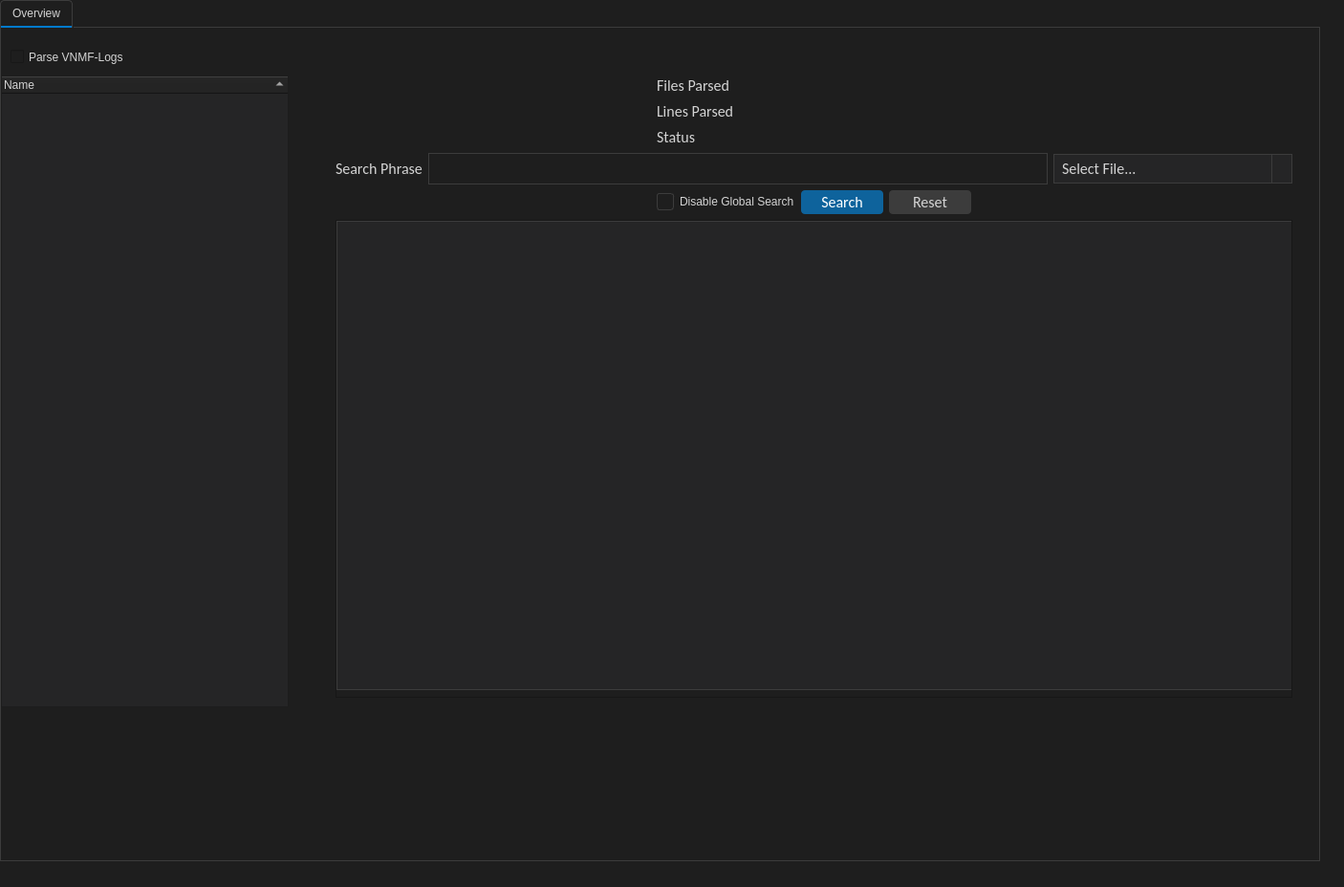
<?xml version="1.0" encoding="UTF-8"?>
<ui version="4.0">
 <class>MainWindow</class>
 <widget class="QMainWindow" name="MainWindow">
  <property name="geometry">
   <rect>
    <x>0</x>
    <y>0</y>
    <width>1406</width>
    <height>928</height>
   </rect>
  </property>
  <property name="sizePolicy">
   <sizepolicy hsizetype="Expanding" vsizetype="Expanding">
    <horstretch>0</horstretch>
    <verstretch>0</verstretch>
   </sizepolicy>
  </property>
  <property name="font">
   <font>
    <family>Calibri</family>
    <pointsize>12</pointsize>
   </font>
  </property>
  <property name="windowTitle">
   <string>LetterShark</string>
  </property>
  <property name="styleSheet">
   <string notr="true">
	background-color: #1E1E1E;
	color: rgb(212, 212, 212);


</string>
  </property>
  <widget class="QWidget" name="centralwidget">
   <property name="sizePolicy">
    <sizepolicy hsizetype="Expanding" vsizetype="Expanding">
     <horstretch>0</horstretch>
     <verstretch>0</verstretch>
    </sizepolicy>
   </property>
   <widget class="QTabWidget" name="tabWidget">
    <property name="geometry">
     <rect>
      <x>0</x>
      <y>0</y>
      <width>1381</width>
      <height>901</height>
     </rect>
    </property>
    <property name="sizePolicy">
     <sizepolicy hsizetype="Expanding" vsizetype="Expanding">
      <horstretch>1</horstretch>
      <verstretch>1</verstretch>
     </sizepolicy>
    </property>
    <property name="styleSheet">
     <string notr="true">QTabWidget::pane {
    border: 1px solid #3C3C3C;      /* Rahmen um das Tab-Widget */
    background: #1E1E1E;            /* Inhalt-Hintergrund */
    top: -1px;                      /* damit der aktive Tab oben anstößt */
}

/* Die einzelnen Reiter */
QTabBar::tab {
    background: #2D2D30;            /* Inaktiver Tab */
    color: #9A9A9A;                 /* Inaktiver Text */
    padding: 6px 12px;
    margin-right: 1px;
    border-top-left-radius: 4px;
    border-top-right-radius: 4px;
    border: 1px solid #3C3C3C;      /* Rahmen an allen Seiten */
    border-bottom: none;            /* damit’s „in“ das Pane reinragt */
}

/* Hover-Effekt */
QTabBar::tab:hover {
    background: #094771;            /* dein Hover-Blau */
    color: #D4D4D4;
}

/* Der aktive Tab */
QTabBar::tab:selected {
    background: #1E1E1E;            /* Active Tab BG */
    color: #D4D4D4;                 /* Active Text */
    border: 1px solid #3C3C3C;
    border-bottom: 2px solid #007ACC; /* der blaue Strich unten */
}

/* Wenn du einen Tab disabled hast */
QTabBar::tab:disabled {
    background: #2D2D30;
    color: #5A5A5A;
}

/* Optional: Trennlinie zwischen TabBar und Inhalt verstecken */
QTabBar {
    border-bottom: none;
}</string>
    </property>
    <property name="currentIndex">
     <number>0</number>
    </property>
    <property name="tabsClosable">
     <bool>false</bool>
    </property>
    <widget class="QWidget" name="tw_overview">
     <property name="sizePolicy">
      <sizepolicy hsizetype="Expanding" vsizetype="Expanding">
       <horstretch>0</horstretch>
       <verstretch>0</verstretch>
      </sizepolicy>
     </property>
     <attribute name="title">
      <string>Overview</string>
     </attribute>
     <widget class="QWidget" name="gridLayoutWidget">
      <property name="geometry">
       <rect>
        <x>350</x>
        <y>50</y>
        <width>1001</width>
        <height>651</height>
       </rect>
      </property>
      <layout class="QGridLayout" name="gridLayout">
       <item row="1" column="0" colspan="3">
        <layout class="QHBoxLayout" name="horizontalLayout">
         <item>
          <widget class="QLabel" name="label_4">
           <property name="font">
            <font>
             <family>Calibri</family>
             <pointsize>12</pointsize>
            </font>
           </property>
           <property name="styleSheet">
            <string notr="true">QLabel {
    color: #D4D4D4;        /* Primär-Text */
    background: transparent;
}</string>
           </property>
           <property name="text">
            <string>Search Phrase</string>
           </property>
          </widget>
         </item>
         <item>
          <widget class="QLineEdit" name="le_search_phrase">
           <property name="font">
            <font>
             <family>Calibri</family>
             <pointsize>12</pointsize>
            </font>
           </property>
           <property name="styleSheet">
            <string notr="true">QLineEdit {
    background: #1E1E1E;                /* BG */
    border: 1px solid #3C3C3C;          /* Border */
    color: #D4D4D4;                     /* Text */
    padding: 4px;                       /* etwas Innenabstand */
    selection-background-color: #094771;/* Markierung (optional) */
}

QLineEdit:focus {
    border: 1px solid #007ACC;          /* Focus Border */
    /* Hinweis: echtes Shadow-Highlight geht nur mit QGraphicsDropShadowEffect im Code */
}</string>
           </property>
          </widget>
         </item>
         <item>
          <widget class="QComboBox" name="cb_search_column">
           <property name="enabled">
            <bool>true</bool>
           </property>
           <property name="minimumSize">
            <size>
             <width>250</width>
             <height>28</height>
            </size>
           </property>
           <property name="font">
            <font>
             <family>Calibri</family>
             <pointsize>12</pointsize>
            </font>
           </property>
           <property name="styleSheet">
            <string notr="true">QComboBox {
    background: #252526;               /* Closed BG */
    color: #D4D4D4;                    /* Closed Text */
    border: 1px solid #3C3C3C;         /* Rahmen passend zu den Inputs */
    padding: 3px 24px 3px 8px;         /* rechts Platz für den Pfeil */
    min-height: 20px;
    selection-background-color: #094771; /* markierter Eintrag im Edit-Feld */
}

QComboBox::drop-down {
    subcontrol-origin: padding;
    subcontrol-position: top right;
    width: 20px;
    border-left: 1px solid #3C3C3C;
    background: transparent;
}

QComboBox::down-arrow {
    image: url(:/icons/src/images/down-arrow.png);
    width: 12px;
    height: 12px;
}

/* Das Popup-List-Widget */
QComboBox QAbstractItemView {
    background: #1E1E1E;                /* Open List BG */
    color: #D4D4D4;                     /* Open List Item Text */
    border: 1px solid #3C3C3C;
    selection-background-color: #094771; /* Open List Item Hover */
    padding: 2px;
    outline: 0;                         /* keinen blauen Rand */
}

/* Hover-Effekt in der Liste */
QComboBox QAbstractItemView::item:hover {
    background: #094771;                /* Open List Item Hover */
    color: #FFFFFF;
}

/* Ausgewählter Eintrag (wenn geschlossen bleibt er der Text in QComboBox) */
QComboBox QAbstractItemView::item:selected {
    background: #094771;
    color: #FFFFFF;
}

/* Disabled State */
QComboBox:disabled {
    background: #2D2D30;
    color: #5A5A5A;
}</string>
           </property>
           <property name="placeholderText">
            <string>Select File...</string>
           </property>
          </widget>
         </item>
        </layout>
       </item>
       <item row="2" column="1">
        <layout class="QHBoxLayout" name="horizontalLayout_2">
         <item>
          <widget class="QCheckBox" name="chkb_global_search">
           <property name="styleSheet">
            <string notr="true">QCheckBox {
    spacing: 6px;                   /* Abstand zwischen Box und Text */
    color: #D4D4D4;                 /* Textfarbe */
}

/* Die Box selbst (Indicator) */
QCheckBox::indicator {
    width: 16px;
    height: 16px;
    border: 1px solid #3C3C3C;     /* Rahmen */
    border-radius: 3px;            /* leicht abgerundet */
    background: #1E1E1E;           /* Hintergrund der Box */
}

/* Hover über der Box */
QCheckBox::indicator:hover {
    border: 1px solid #007ACC;
}

/* Angekreuzt – Haken und Hintergrund */
QCheckBox::indicator:checked {
    background: #007ACC;            /* Accent als Fill */
    border: 1px solid #007ACC;
}
QCheckBox::indicator:checked:hover {
    background: #094771;            /* etwas dunkler beim Hover */
    border: 1px solid #094771;
}

QCheckBox::indicator:checked {
    image: url(:/icons/src/images/check.png);
}
</string>
           </property>
           <property name="text">
            <string>Disable Global Search</string>
           </property>
          </widget>
         </item>
         <item>
          <widget class="QPushButton" name="btn_search">
           <property name="font">
            <font>
             <family>Calibri</family>
             <pointsize>12</pointsize>
            </font>
           </property>
           <property name="styleSheet">
            <string notr="true">QPushButton {
    background-color: #0E639C;      /* Primary BG */  
    color: #FFFFFF;                 /* Primary Text */  
    border: none;                   /* klarer, moderner Look */  
    padding: 2px 8px;              
    border-radius: 4px;             /* abgerundete Ecken */  
}

QPushButton:hover {
    background-color: #1177BB;      /* Primary Hover */  
}

QPushButton:pressed {
    background-color: #0C5A9A;      /* etwas dunkleres Blau */  
}

/* Optional: Disabled State */
QPushButton:disabled {
    background-color: #2D2D30;      /* geblendet, analog Secondary Disabled */  
    color: #5A5A5A;                 
}
</string>
           </property>
           <property name="text">
            <string>Search</string>
           </property>
          </widget>
         </item>
         <item>
          <widget class="QPushButton" name="btn_reset">
           <property name="font">
            <font>
             <family>Calibri</family>
             <pointsize>12</pointsize>
            </font>
           </property>
           <property name="styleSheet">
            <string notr="true">QPushButton {
    background-color: #3C3C3C;      /* Secondary BG */  
    color: #D4D4D4;                 /* Secondary Text */  
    border: none;                   
    padding: 2px 8px;                
    border-radius: 4px;             
}

QPushButton:hover {
    background-color: #505050;      /* Secondary Hover */  
}

QPushButton:pressed {
    background-color: #3A3A3A;      /* leicht dunkler als Normal */  
}

QPushButton:disabled {
    background-color: #2D2D30;      
    color: #5A5A5A;                 
}</string>
           </property>
           <property name="text">
            <string>Reset</string>
           </property>
          </widget>
         </item>
        </layout>
       </item>
       <item row="0" column="2">
        <spacer name="verticalSpacer_2">
         <property name="orientation">
          <enum>Qt::Orientation::Vertical</enum>
         </property>
         <property name="sizeType">
          <enum>QSizePolicy::Policy::Minimum</enum>
         </property>
         <property name="sizeHint" stdset="0">
          <size>
           <width>180</width>
           <height>30</height>
          </size>
         </property>
        </spacer>
       </item>
       <item row="3" column="0" colspan="3">
        <widget class="QScrollArea" name="scrollArea">
         <property name="widgetResizable">
          <bool>true</bool>
         </property>
         <widget class="QWidget" name="scrollAreaWidgetContents">
          <property name="geometry">
           <rect>
            <x>0</x>
            <y>0</y>
            <width>997</width>
            <height>496</height>
           </rect>
          </property>
          <widget class="QLabel" name="lbl_search_results">
           <property name="geometry">
            <rect>
             <x>0</x>
             <y>0</y>
             <width>1001</width>
             <height>491</height>
            </rect>
           </property>
           <property name="font">
            <font>
             <family>Calibri</family>
             <pointsize>12</pointsize>
            </font>
           </property>
           <property name="styleSheet">
            <string notr="true">QLabel {
    color: #007ACC;        /* Accent-Farbe für Links, wichtige Infos */
	background-color: rgb(37, 37, 38);
	border: 1px solid rgb(60, 60, 60);
	padding-left: 5px; 
	padding-top: 4px; 
    padding-bottom: 4px;
}</string>
           </property>
           <property name="text">
            <string/>
           </property>
          </widget>
         </widget>
        </widget>
       </item>
       <item row="0" column="1">
        <layout class="QFormLayout" name="formLayout">
         <item row="0" column="0">
          <widget class="QLabel" name="label">
           <property name="font">
            <font>
             <family>Calibri</family>
             <pointsize>12</pointsize>
            </font>
           </property>
           <property name="styleSheet">
            <string notr="true">QLabel {
    color: #D4D4D4;        /* Primär-Text */
    background: transparent;
}</string>
           </property>
           <property name="text">
            <string>Files Parsed</string>
           </property>
          </widget>
         </item>
         <item row="0" column="1">
          <widget class="QLabel" name="lbl_parsed_files">
           <property name="font">
            <font>
             <family>Calibri</family>
             <pointsize>12</pointsize>
            </font>
           </property>
           <property name="text">
            <string/>
           </property>
          </widget>
         </item>
         <item row="1" column="0">
          <widget class="QLabel" name="label_2">
           <property name="font">
            <font>
             <family>Calibri</family>
             <pointsize>12</pointsize>
            </font>
           </property>
           <property name="styleSheet">
            <string notr="true">QLabel {
    color: #D4D4D4;        /* Primär-Text */
    background: transparent;
}</string>
           </property>
           <property name="text">
            <string>Lines Parsed</string>
           </property>
          </widget>
         </item>
         <item row="1" column="1">
          <widget class="QLabel" name="lbl_parsed_lines">
           <property name="font">
            <font>
             <family>Calibri</family>
             <pointsize>12</pointsize>
            </font>
           </property>
           <property name="text">
            <string/>
           </property>
          </widget>
         </item>
         <item row="2" column="0">
          <widget class="QLabel" name="label_3">
           <property name="font">
            <font>
             <family>Calibri</family>
             <pointsize>12</pointsize>
            </font>
           </property>
           <property name="styleSheet">
            <string notr="true">QLabel {
    color: #D4D4D4;        /* Primär-Text */
    background: transparent;
}</string>
           </property>
           <property name="text">
            <string>Status</string>
           </property>
          </widget>
         </item>
         <item row="2" column="1">
          <widget class="QLabel" name="lbl_parsing_status">
           <property name="font">
            <font>
             <family>Calibri</family>
             <pointsize>12</pointsize>
            </font>
           </property>
           <property name="text">
            <string/>
           </property>
          </widget>
         </item>
        </layout>
       </item>
       <item row="0" column="0">
        <spacer name="verticalSpacer">
         <property name="orientation">
          <enum>Qt::Orientation::Vertical</enum>
         </property>
         <property name="sizeType">
          <enum>QSizePolicy::Policy::Minimum</enum>
         </property>
         <property name="sizeHint" stdset="0">
          <size>
           <width>180</width>
           <height>40</height>
          </size>
         </property>
        </spacer>
       </item>
      </layout>
     </widget>
     <widget class="QTreeWidget" name="tw_opened_files">
      <property name="geometry">
       <rect>
        <x>0</x>
        <y>50</y>
        <width>301</width>
        <height>661</height>
       </rect>
      </property>
      <property name="font">
       <font>
        <family>Calibri</family>
        <pointsize>12</pointsize>
       </font>
      </property>
      <property name="styleSheet">
       <string notr="true">QTreeWidget {
    background-color: rgb(37, 37, 38);  /* Basis-Hintergrund */
    color: #DDD; 
    border-color: #3c3c3c;                 /* Standard-Textfarbe */
}

/* sichtbare Auswahlfarbe */
QTreeWidget::item:selected {
    background-color: #2A2D2E;   /* dein Akzent-Dunkelblau */
    color: #007ACC;              /* kontrastierender Text */
}

/* optional: Hover-Effekt */
QTreeWidget::item:hover {
    background-color: #2A2D2E;   /* leicht aufgehellt beim Überfahren */
}</string>
      </property>
      <property name="editTriggers">
       <set>QAbstractItemView::EditTrigger::NoEditTriggers</set>
      </property>
      <property name="selectionBehavior">
       <enum>QAbstractItemView::SelectionBehavior::SelectItems</enum>
      </property>
      <property name="sortingEnabled">
       <bool>true</bool>
      </property>
      <column>
       <property name="text">
        <string>Name</string>
       </property>
      </column>
     </widget>
     <widget class="QLabel" name="lbl_logo">
      <property name="geometry">
       <rect>
        <x>0</x>
        <y>800</y>
        <width>219</width>
        <height>59</height>
       </rect>
      </property>
      <property name="text">
       <string/>
      </property>
      <property name="pixmap">
       <pixmap resource="resources.qrc">:/icons/src/images/LetterShark_logo_kl.png</pixmap>
      </property>
      <property name="scaledContents">
       <bool>true</bool>
      </property>
     </widget>
     <widget class="QCheckBox" name="cb_vnfm_logs">
      <property name="geometry">
       <rect>
        <x>10</x>
        <y>20</y>
        <width>121</width>
        <height>21</height>
       </rect>
      </property>
      <property name="text">
       <string>Parse VNMF-Logs</string>
      </property>
     </widget>
    </widget>
   </widget>
  </widget>
  <widget class="QStatusBar" name="statusbar"/>
  <action name="actionOpen_File">
   <property name="text">
    <string>Open File</string>
   </property>
  </action>
  <action name="actionAdd_new_File">
   <property name="text">
    <string>Add new File</string>
   </property>
  </action>
  <action name="actionOpen_Folder">
   <property name="text">
    <string>Open Folder</string>
   </property>
  </action>
  <action name="actionClear_Space">
   <property name="text">
    <string>Clear Space</string>
   </property>
  </action>
 </widget>
 <resources>
  <include location="resources.qrc"/>
 </resources>
 <connections/>
</ui>
